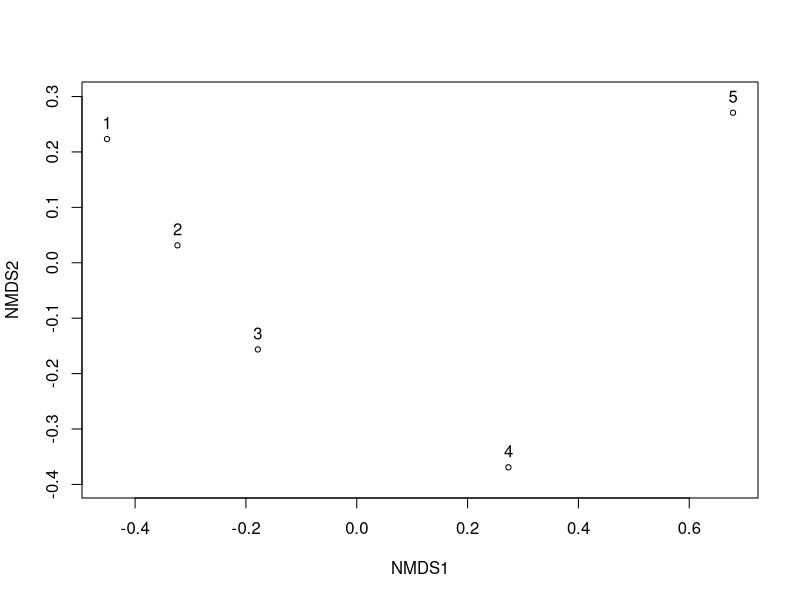

The R source for this figure:
# Toy example of distance matrix making and NMDS
#
install.packages("vegan")
library(vegan)
library(dplyr)

# data: each row is a sample, columns represent counts of different microbes
# in that sample

data <- read.csv("datasets/toy_microbiome.csv")


# calculate the bray-curtis distance among samples
bray_dist <- vegdist(data, method = "bray")
bray_dist

# run an NMDS
nmds <- metaMDS(bray_dist, k = 2, trymax = 100)
plot(nmds)
text(nmds, labels= data$Sample, pos = 3)


# get stuff out of the NMDS

str(nmds)
nmds$points
